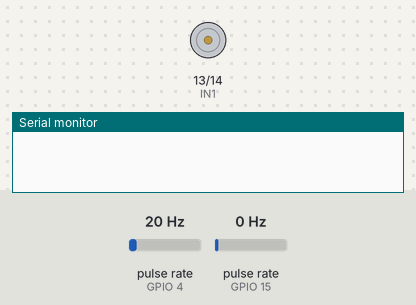
Recording of a sketch running on a simulated ESP32. Shown: motor-driver pin pairs drawn as motors (green arrow = first pin HIGH = forward, orange = second pin HIGH = backward, longer = more drive), the last lines printed to the serial monitor. Wiring (inferred from the names in the program): 2 × pulse sensor: data GPIO 4 / data GPIO 15. The test bench sets the inputs (shaded band); at power-on: pulse rate (sensor on GPIO 4) 20 Hz, pulse rate (sensor on GPIO 15) 0 Hz. WiFi joins after 1.5 s; servers stay silent unless stated.

Above: at 0.1 s.
At 2.1 s:
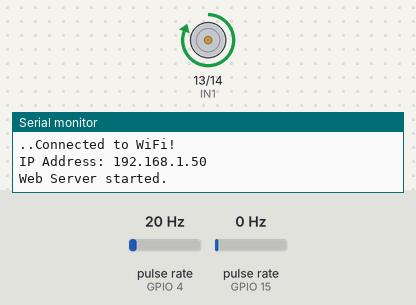
Timing chart, 0 to 3.6 s (numbered marks = the images above):
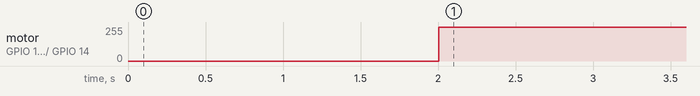

Measured:
- by itself, motor on GPIO 13 (IN1) / GPIO 14 (IN2): stopped → forward 255/255 at 2.0 s

The sketch:

rpm-measurement-esp32.ino
```cpp
#include <WiFi.h>
#include <WebServer.h>

// Motor control pins (L298N)
#define IN1 13
#define IN2 14

// Encoder and Hall sensor pins
const int opticalEncoderPin = 15;
const int hallSensorPin = 4;
volatile int opticalPulseCount = 0;
volatile int hallPulseCount = 0;
float opticalRPM = 0;
float hallRPM = 0;
unsigned long lastTimeOptical = 0;
unsigned long lastTimeHall = 0;
unsigned long lastOpticalPulseTime = 0;
unsigned long lastHallPulseTime = 0;

const char* ssid = " ";
const char* password = " ";

WebServer server(80);

// Adjusted debounce intervals
const unsigned long debounceIntervalOptical = 2;
const unsigned long debounceIntervalHall = 100;  // Increased for stability

void IRAM_ATTR opticalEncoderISR() {
  unsigned long currentPulseTime = millis();
  if (currentPulseTime - lastOpticalPulseTime >= debounceIntervalOptical) {
    opticalPulseCount++;
    lastOpticalPulseTime = currentPulseTime;
  }
}

void IRAM_ATTR hallSensorISR() {
  unsigned long currentPulseTime = millis();
  if (currentPulseTime - lastHallPulseTime >= debounceIntervalHall) {
    hallPulseCount++;
    lastHallPulseTime = currentPulseTime;
  }
}

void moveMotorForward() {
  digitalWrite(IN1, HIGH);
  digitalWrite(IN2, LOW);
}

void stopMotor() {
  digitalWrite(IN1, LOW);
  digitalWrite(IN2, LOW);
}

void setup() {
  Serial.begin(115200);

  // Wi-Fi Connection Setup with Reconnect Logic
  WiFi.begin(ssid, password);
  unsigned long startTime = millis();
  unsigned long timeout = 30000;

  while (WiFi.status() != WL_CONNECTED && millis() - startTime < timeout) {
    delay(1000);
    Serial.print(".");
  }

  if (WiFi.status() == WL_CONNECTED) {
    Serial.println("Connected to WiFi!");
    Serial.print("IP Address: ");
    Serial.println(WiFi.localIP());
  } else {
    Serial.println("WiFi connection timed out. Running offline.");
  }

  // Web Server Routes
  server.on("/", HTTP_GET, []() {
    String html = "<html><head><title>Motor RPM</title>";
    html += "<script type='text/javascript'>function fetchRPM() {";
    html += "fetch('/opticalRPM').then(response => response.text()).then(data => { document.getElementById('opticalRPM').innerHTML = data; });";
    html += "fetch('/hallRPM').then(response => response.text()).then(data => { document.getElementById('hallRPM').innerHTML = data; });";
    html += "setTimeout(fetchRPM, 500); } window.onload = fetchRPM;</script></head>";
    html += "<body><h1>Optical Encoder RPM: <span id='opticalRPM'>Loading...</span></h1>";
    html += "<h1>Magnetic Encoder RPM: <span id='hallRPM'>Loading...</span></h1></body></html>";
    server.send(200, "text/html", html);
  });

  server.on("/opticalRPM", HTTP_GET, []() {
    server.send(200, "text/plain", String(opticalRPM));
  });

  server.on("/hallRPM", HTTP_GET, []() {
    server.send(200, "text/plain", String(hallRPM));
  });

  server.begin();
  Serial.println("Web Server started.");

  // Motor control pins
  pinMode(IN1, OUTPUT);
  pinMode(IN2, OUTPUT);

  // Sensor pins with pull-up and interrupts
  pinMode(opticalEncoderPin, INPUT_PULLUP);
  attachInterrupt(opticalEncoderPin, opticalEncoderISR, FALLING);

  pinMode(hallSensorPin, INPUT_PULLUP);
  attachInterrupt(hallSensorPin, hallSensorISR, FALLING);
}

void loop() {
  // Reconnect Wi-Fi if disconnected
  if (WiFi.status() != WL_CONNECTED) {
    WiFi.begin(ssid, password);
    Serial.println("Reconnecting to WiFi...");
    delay(1000);
  }

  server.handleClient();

  // RPM calculation every 1 second
  unsigned long currentTime = millis();
  if (currentTime - lastTimeOptical >= 1000) {
    opticalRPM = (opticalPulseCount * 60.0) / (360 * 0.5);
    opticalPulseCount = 0;
    lastTimeOptical = currentTime;
  }

  if (currentTime - lastTimeHall >= 1000) {
    hallRPM = (hallPulseCount * 60.0) / 0.5;
    hallPulseCount = 0;
    lastTimeHall = currentTime;
  }

  moveMotorForward();  // Keep motor running forward
}
```
